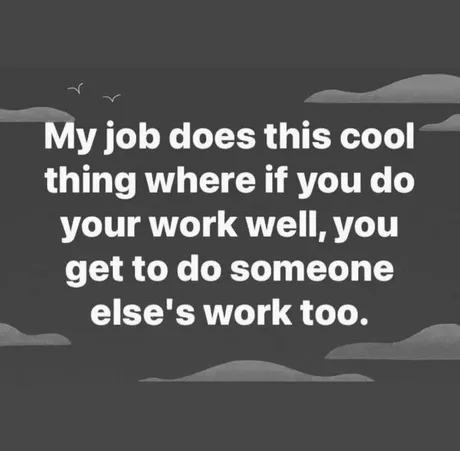
#> input picture image.webp, 460 x 451 px
$ python main.py
#> lines starting #> are read from the running program, lines starting #| are printed output that depends on the picture; after the words box and inside, x2 and y2 are one past the last pixel; in counts of white or black regions, pixels touching at a corner belong together
#> further down, img is the input picture: shape (451, 460, 3); mean B, G, R 88.3, 88.3, 88.3
### roi.py
import numpy as np

class RatioRoi:
    def __init__(self, original, resized):
        original_shape = original.shape[:2]
        resized_shape = resized.shape[:2]
        self.scale = np.flipud(np.divide(resized_shape, original_shape)) # numerator remains

    def get_position(self, position):# use this on to get new top left corner and bottom right corner coordinates
        new_top_left_corner = np.multiply(position, self.scale)
        pos = new_top_left_corner.astype(int)
        return list(pos)

### main.py
import cv2
from pathlib import Path
from roi import RatioRoi

path = Path(__file__).parent

def circle(image, position, color=(255,0,0)):
    cv2.circle(image, position, 1, color, 5 )

def resize(image,window_height = 500):
#> called with window_height = 200
    height, width = image.shape[:2]
#> height = 451; width = 460

    aspect_ratio = float(height/width)
#> aspect_ratio = 0.98
    window_width = window_height/aspect_ratio
#> window_width = 204
    image = cv2.resize(image, (int(window_height),int(window_width)))
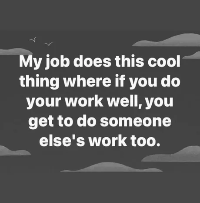
#> image: shape (203, 200, 3); mean of channels 0, 1, 2 88.3, 88.3, 88.3; drawn as B, G, R
    return image


img_path = path / 'image.webp'
img = cv2.imread(str(img_path))
resized = resize(image=img, window_height=200)

ratio = RatioRoi(img, resized)
pos = (40,130)
resized_pos = ratio.get_position(pos)
#> resized_pos = [17, 58]
print(resized_pos)
#| [17, 58]

circle(resized, resized_pos)
#> in circle, `cv2.circle(image, position, 1, color, 5 )`: image: shape (203, 200, 3); 0.12% of pixels changed, all inside (x1, y1, x2, y2) = (13, 54, 22, 63)
circle(img, pos)

cv2.imshow('original', img)
cv2.imshow('resized', resized)


cv2.waitKey(0)
# cv2.destroyAllwindows()
